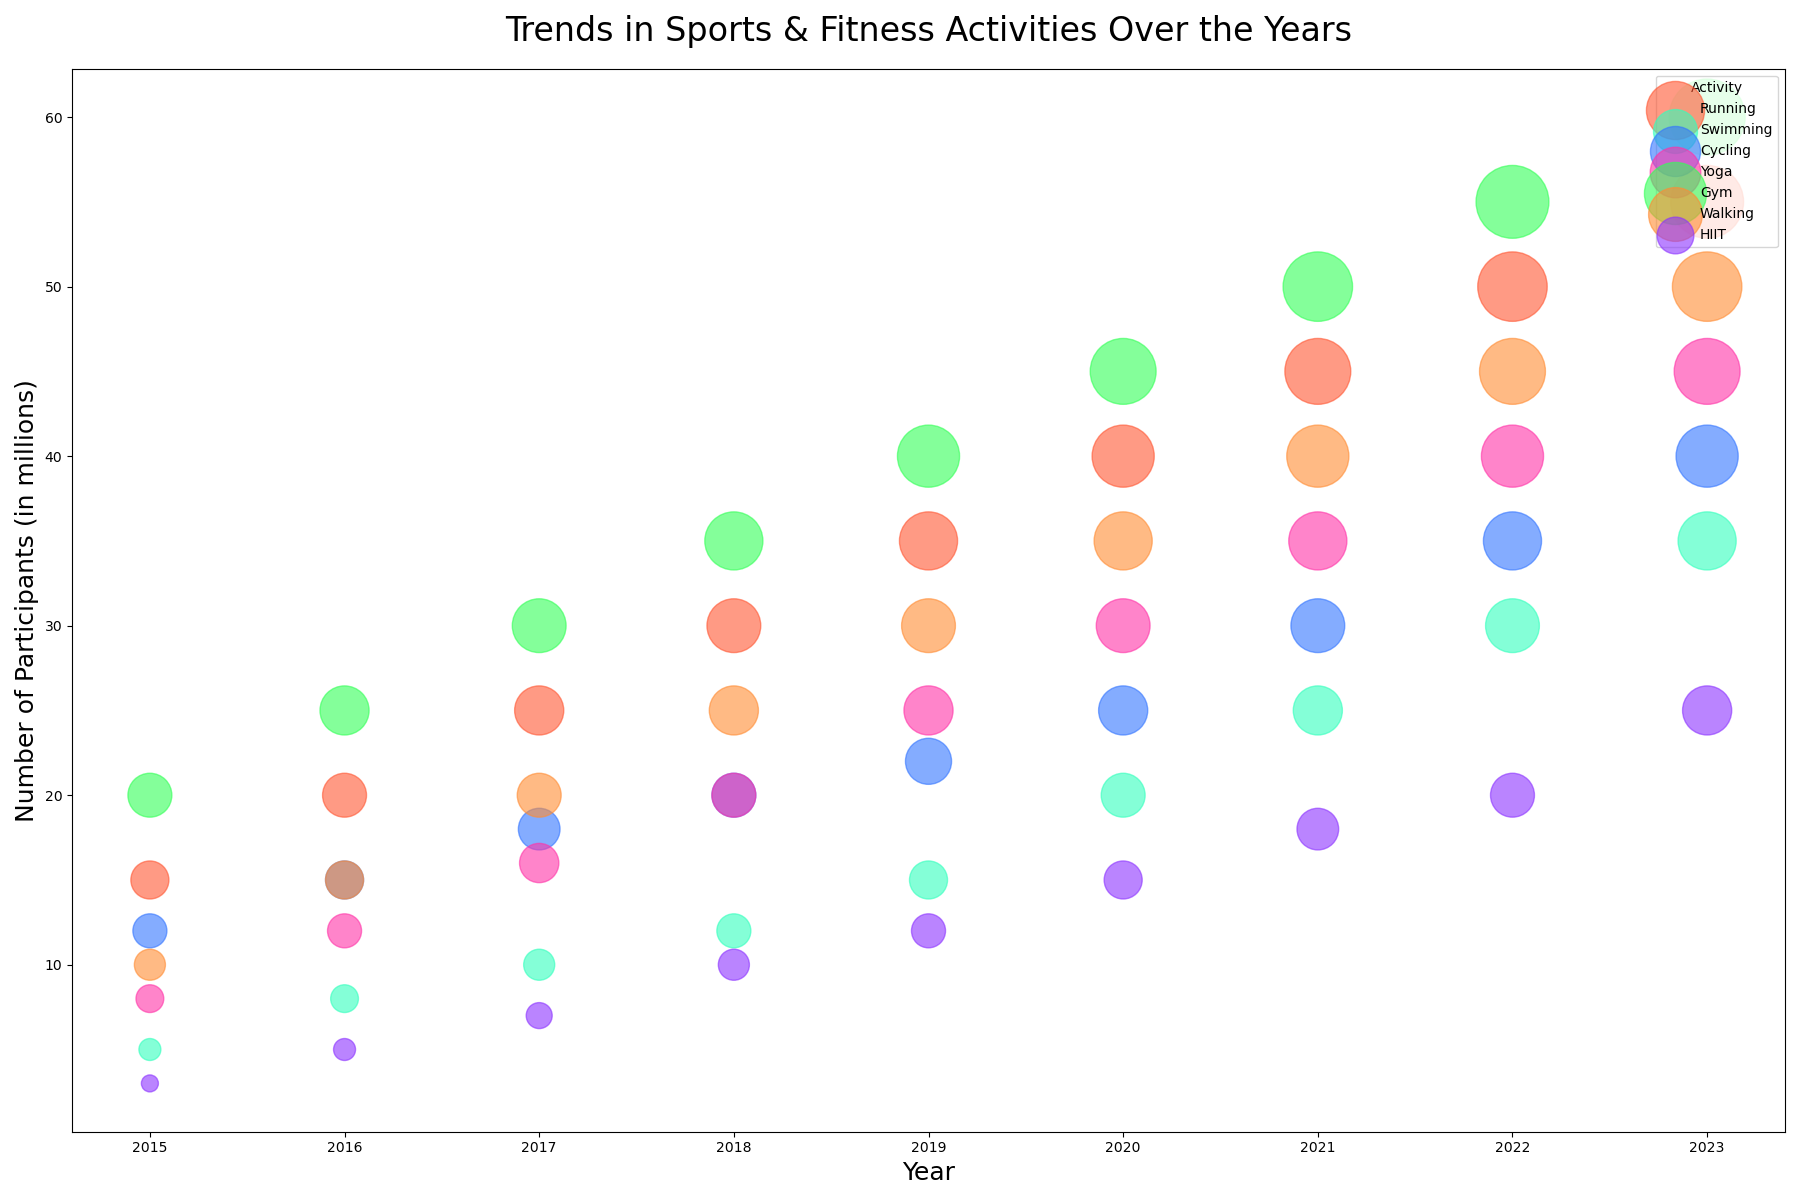

Here is the Python script that generated this plot:

import matplotlib.pyplot as plt
import numpy as np

# Data
years = ['2015', '2016', '2017', '2018', '2019', '2020', '2021', '2022', '2023']
running = [15, 20, 25, 30, 35, 40, 45, 50, 55]
swimming = [5, 8, 10, 12, 15, 20, 25, 30, 35]
cycling = [12, 15, 18, 20, 22, 25, 30, 35, 40]
yoga = [8, 12, 16, 20, 25, 30, 35, 40, 45]
gym = [20, 25, 30, 35, 40, 45, 50, 55, 60]
walking = [10, 15, 20, 25, 30, 35, 40, 45, 50]
hiit = [3, 5, 7, 10, 12, 15, 18, 20, 25]

# Bubble sizes
bubble_scale = 50
running_sizes = np.array(running) * bubble_scale
swimming_sizes = np.array(swimming) * bubble_scale
cycling_sizes = np.array(cycling) * bubble_scale
yoga_sizes = np.array(yoga) * bubble_scale
gym_sizes = np.array(gym) * bubble_scale
walking_sizes = np.array(walking) * bubble_scale
hiit_sizes = np.array(hiit) * bubble_scale

fig, ax = plt.subplots(figsize=(18, 12))

# Create scatter points for each category
ax.scatter(years, running, s=running_sizes, color='#FF5733', alpha=0.6, label='Running')
ax.scatter(years, swimming, s=swimming_sizes, color='#33FFBD', alpha=0.6, label='Swimming')
ax.scatter(years, cycling, s=cycling_sizes, color='#3375FF', alpha=0.6, label='Cycling')
ax.scatter(years, yoga, s=yoga_sizes, color='#FF33A8', alpha=0.6, label='Yoga')
ax.scatter(years, gym, s=gym_sizes, color='#33FF57', alpha=0.6, label='Gym')
ax.scatter(years, walking, s=walking_sizes, color='#FF8C33', alpha=0.6, label='Walking')
ax.scatter(years, hiit, s=hiit_sizes, color='#8C33FF', alpha=0.6, label='HIIT')

# Chart title and labels
ax.set_title('Trends in Sports & Fitness Activities Over the Years', fontsize=24, pad=20)
ax.set_xlabel('Year', fontsize=18)
ax.set_ylabel('Number of Participants (in millions)', fontsize=18)

# Legend
ax.legend(loc='upper right', title='Activity')

plt.tight_layout()
plt.show()
